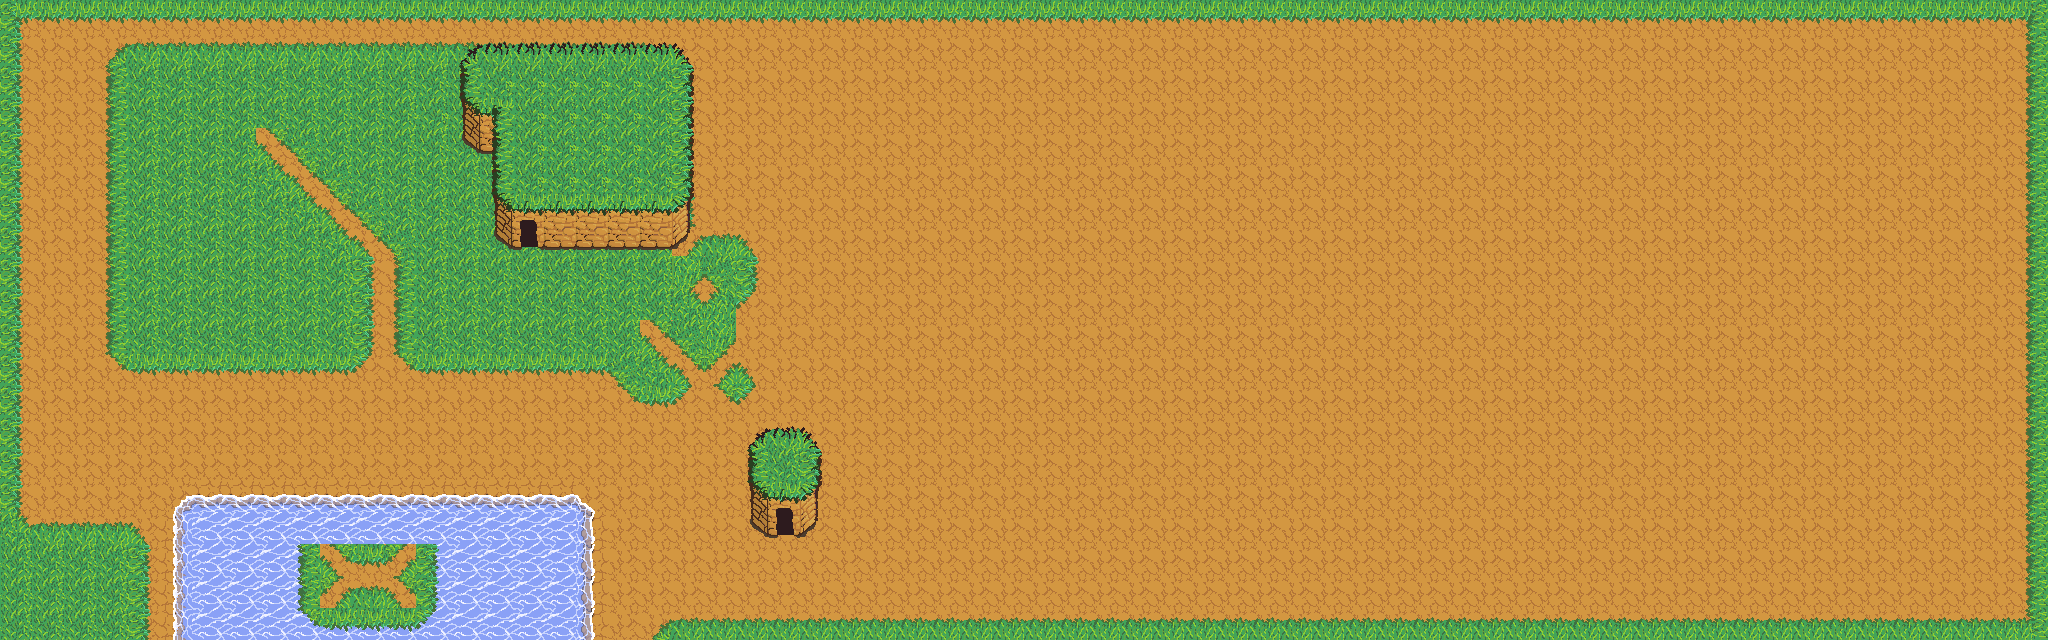

This game map was drawn from its Tiled (.tmx) file and the tilesets committed beside it. A one-line description and the trimmed map source follow:
An orthogonal 64x20 tile map with 32x32 px tiles, 3 tile layers (dirt, Grass Lower, YSORT_Grass_Upper), 3 hidden layers not drawn, 6 tilesets and 4 objects (cryptid_totem_template, marsh_mash_template, door_a, door_b).

<map version="1.10" tiledversion="1.12.1" orientation="orthogonal" renderorder="right-down" width="64" height="20" tilewidth="32" tileheight="32" infinite="0" nextlayerid="10" nextobjectid="3">
 <tileset firstgid="1" source="Grass 1.tsx" />
 <tileset firstgid="101" source="dirt.tsx" />
 <tileset firstgid="201" source="water.tsx" />
 <tileset firstgid="206" source="collider.tsx" />
 <tileset firstgid="306" source="WhiteShore.tsx" />
 <tileset firstgid="372" source="Blueshore.tsx" />
 <layer id="2" name="dirt" width="64" height="20">
  <data>[1280 cells, 1280 non-empty, 2 distinct tile ids]</data>
 </layer>
 <layer id="1" name="Grass Lower" width="64" height="20">
  <data>[1280 cells, 462 non-empty, 27 distinct tile ids]</data>
 </layer>
 <layer id="3" name="YSORT_Grass_Upper" width="64" height="20">
  <properties>
   <property name="ysort_offset" value="-16" />
   <property name="ysort_offset_bottom_rows" value="1" />
  </properties>
  <data>[1280 cells, 65 non-empty, 17 distinct tile ids]</data>
 </layer>
 <layer id="5" name="Collider" width="64" height="20" visible="0">
  <data>[1280 cells, 275 non-empty, 14 distinct tile ids]</data>
 </layer>
 <objectgroup id="6" name="Interactables">
  <object id="1" name="cryptid_totem_template" x="32" y="32" width="32" height="32">
   <properties>
    <property name="break_drop_item" value="cryptid_totem" />
    <property name="break_drop_quantity" type="int" value="1" />
    <property name="break_requires_hold_type" value="none" />
    <property name="breakable" type="bool" value="true" />
    <property name="hitbox_height" type="int" value="15" />
    <property name="hitbox_width" type="int" value="25" />
    <property name="interaction_height" type="int" value="32" />
    <property name="interaction_width" type="int" value="32" />
    <property name="is_collidable" type="bool" value="true" />
    <property name="is_plant" type="bool" value="false" />
    <property name="next_day_script" value="none" />
    <property name="once" type="bool" value="false" />
    <property name="placeable_item" value="cryptid_totem" />
    <property name="placement_template" type="bool" value="true" />
    <property name="sprite" value="Graphics/ItemSprites/chest.png" />
    <property name="sprite_anchor" value="bottom_center" />
    <property name="sprite_offset_y" value="0" />
   </properties>
  </object>
  <object id="2" name="marsh_mash_template" x="64" y="32" width="32" height="32">
   <properties>
    <property name="break_drop_item" value="marsh_mash" />
    <property name="break_drop_quantity" type="int" value="1" />
    <property name="break_requires_hold_type" value="KeyItem_Tool" />
    <property name="breakable" type="bool" value="true" />
    <property name="growth_base_drop_quantity" type="int" value="1" />
    <property name="growth_drop_per_stage" type="int" value="1" />
    <property name="growth_lock_break_until_mature" type="bool" value="false" />
    <property name="growth_max_stage" type="int" value="3" />
    <property name="growth_stage" type="int" value="0" />
    <property name="growth_stage_sprite_0" value="Graphics/ItemSprites/Vedning test .png" />
    <property name="growth_stage_sprite_1" value="Graphics/ItemSprites/TestItem.png" />
    <property name="growth_stage_sprite_2" value="Graphics/ItemSprites/Vedning test .png" />
    <property name="growth_stage_sprite_3" value="Graphics/ItemSprites/TestItem.png" />
    <property name="hitbox_height" type="int" value="32" />
    <property name="hitbox_width" type="int" value="32" />
    <property name="is_collidable" type="bool" value="false" />
    <property name="is_plant" type="bool" value="true" />
    <property name="next_day_script" value="grow_simple" />
    <property name="once" type="bool" value="false" />
    <property name="placeable_item" value="marsh_mash" />
    <property name="placement_template" type="bool" value="true" />
    <property name="sprite" value="Graphics/ItemSprites/Vedning test .png" />
    <property name="sprite_anchor" value="bottom_center" />
    <property name="sprite_offset_y" value="0" />
   </properties>
  </object>
  <object id="3" name="door_a" x="511.333" y="215.333" width="32" height="32">
   <properties>
    <property name="next_day_script" value="none" />
    <property name="offset_y" type="float" value="20" />
    <property name="script" value="door_teleport" />
    <property name="target_id" value="door_b" />
   </properties>
  </object>
  <object id="4" name="door_b" x="769.333" y="506" width="32" height="32">
   <properties>
    <property name="next_day_script" value="none" />
    <property name="offset_y" type="float" value="20" />
    <property name="script" value="door_teleport" />
    <property name="target_id" value="door_a" />
   </properties>
  </object>
 </objectgroup>
 <layer id="7" name="Plantable" width="64" height="20" visible="0">
  <data>[1280 cells, 662 non-empty, 1 distinct tile ids]</data>
 </layer>
 <layer id="8" name="Water_reflect" width="64" height="20" visible="0">
  <data>[1280 cells, 64 non-empty, 11 distinct tile ids]</data>
 </layer>
</map>
